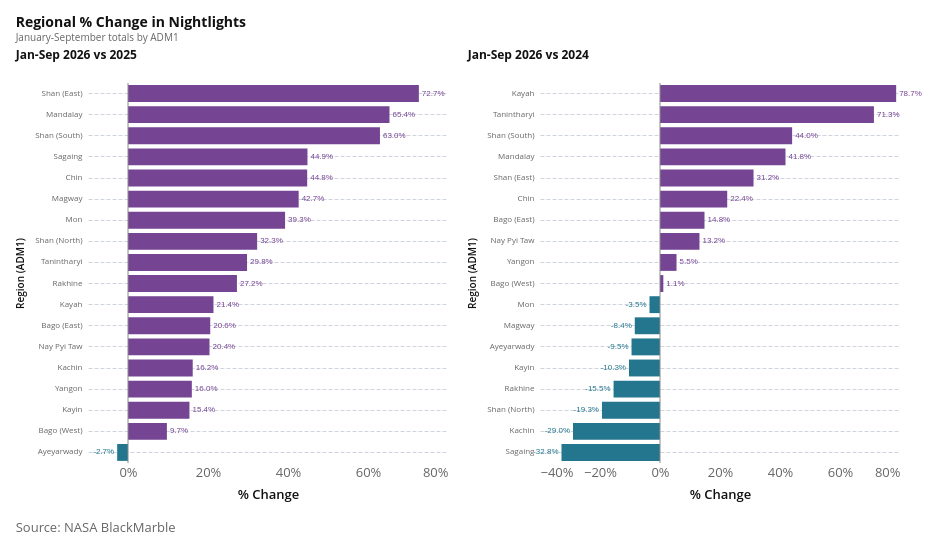

Write notebook code for a chart like this one.
### Markdown cell above
### 3.1 Quarterly Trends in Nightlights in Regions

### Code cell
# Fig 3.2: Regional % Change in Nightlights
REPORT_MAX_MONTH = max_month


def regional_ntl_change_data(df, year1, year2, value_col):
    grouped = (
        df.assign(
            date=lambda d: pd.to_datetime(d["date"]),
            year=lambda d: pd.to_datetime(d["date"]).dt.year,
            month=lambda d: pd.to_datetime(d["date"]).dt.month,
        )
        .query("month <= @REPORT_MAX_MONTH and year in [@year1, @year2]")
        .groupby(["ADM1_EN", "year"], as_index=False)
        .agg(ntl_value=(value_col, "sum"))
        .pivot(index="ADM1_EN", columns="year", values="ntl_value")
        .reset_index()
        .rename(columns={year1: "previous_value", year2: "current_value"})
        .assign(
            previous_year=year1,
            current_year=year2,
            pct_change=lambda d: np.where(
                d["previous_value"] > 0,
                (d["current_value"] - d["previous_value"]) / d["previous_value"] * 100,
                np.nan,
            ),
            comparison=f"{report_period_label} {year2} vs {year1}",
            label=lambda d: d["pct_change"].map(lambda v: f"{v:.1f}%"),
        )
        .sort_values("pct_change", ascending=False)
    )
    return grouped


regional_total_2026_2025 = regional_ntl_change_data(
    ntl_monthly_adm1, prev_year, current_year, "ntl_sum"
)
regional_total_2026_2024 = regional_ntl_change_data(
    ntl_monthly_adm1, prev_year - 1, current_year, "ntl_sum"
)
regional_total_chart_data = pd.concat(
    [regional_total_2026_2025, regional_total_2026_2024], ignore_index=True
)
base = alt.Chart(regional_total_chart_data).encode(
    x=alt.X(
        "pct_change:Q",
        title="% Change",
        axis=alt.Axis(labelExpr="format(datum.value, '~g') + '%'"),
    ),
    y=alt.Y(
        "ADM1_EN:N",
        sort="-x",
        title="Region (ADM1)",
        axis=alt.Axis(labelFontSize=8, titleFontSize=10),
    ),
    color=alt.condition(
        alt.datum.pct_change >= 0, alt.value("#754493"), alt.value("#24768E")
    ),
    tooltip=[
        alt.Tooltip("ADM1_EN:N", title="Region"),
        alt.Tooltip("comparison:N", title="Comparison"),
        alt.Tooltip("pct_change:Q", format="+.1f", title="% Change"),
    ],
)
bars = base.mark_bar()
labels = base.mark_text(
    fontSize=8,
    color="#666666",
    align=alt.expr("datum.pct_change >= 0 ? 'left' : 'right'"),
    dx=alt.expr("datum.pct_change >= 0 ? 3 : -3"),
).encode(text="label:N")
zero = (
    alt.Chart(pd.DataFrame({"zero": [0]})).mark_rule(color="#8A8A8A").encode(x="zero:Q")
)
chart_2025 = (
    bars.transform_filter(
        alt.datum.comparison == f"{report_period_label} {current_year} vs {prev_year}"
    )
    + labels.transform_filter(
        alt.datum.comparison == f"{report_period_label} {current_year} vs {prev_year}"
    )
    + zero
).properties(
    width=360,
    height=380,
    title=alt.Title(
        text=f"{report_period_label} {current_year} vs {prev_year}",
        fontSize=12,
        anchor="start",
    ),
)
chart_2024 = (
    bars.transform_filter(
        alt.datum.comparison
        == f"{report_period_label} {current_year} vs {prev_year - 1}"
    )
    + labels.transform_filter(
        alt.datum.comparison
        == f"{report_period_label} {current_year} vs {prev_year - 1}"
    )
    + zero
).properties(
    width=360,
    height=380,
    title=alt.Title(
        text=f"{report_period_label} {current_year} vs {prev_year - 1}",
        fontSize=12,
        anchor="start",
    ),
)
chart = alt.hconcat(chart_2025, chart_2024).properties(
    title=alt.Title(
        text="Regional % Change in Nightlights",
        subtitle=f"{report_period_subtitle} totals by ADM1",
        fontSize=14,
        subtitleFontSize=10,
        anchor="start",
        offset=6,
    )
)
az.add_caption(chart, "Source: NASA BlackMarble")

### Figure 1 — Vega-Lite specification as saved in the notebook (floating-point values rounded to 4 significant figures)
{"config": {"background": "white", "padding": 15, "mark": {"tooltip": true}, "point": {"filled": true, "size": 60, "stroke": "white", "strokeWidth": 1}, "circle": {"filled": true, "stroke": "white", "strokeWidth": 1}, "square": {"filled": true, "stroke": "white", "strokeWidth": 1}, "line": {"strokeWidth": 4, "strokeCap": "round", "strokeJoin": "round"}, "bar": {"cornerRadiusEnd": 0}, "area": {"opacity": 0.7}, "arc": {"stroke": "white", "strokeWidth": 1}, "rect": {"stroke": "#8A969F", "strokeWidth": 0.5}, "geoshape": {"stroke": "#666666", "strokeWidth": 0.3, "strokeJoin": "round", "strokeCap": "round"}, "title": {"font": "Open Sans, sans-serif", "fontSize": 18, "fontWeight": 700, "lineHeight": 22, "color": "#111111", "anchor": "start", "offset": 21, "subtitleFont": "Open Sans, sans-serif", "subtitleFontSize": 15, "subtitleFontWeight": 400, "subtitleLineHeight": 18, "subtitleColor": "#666666", "subtitlePadding": 3}, "axis": {"domain": false, "grid": true, "gridColor": "#CED4DE", "gridDash": [4, 2], "gridWidth": 1, "labelFont": "Open Sans, sans-serif", "labelFontSize": 13, "labelFontWeight": 400, "labelColor": "#666666", "labelPadding": 3, "tickColor": "#CED4DE", "tickSize": 5, "tickCount": 5, "titleFont": "Open Sans, sans-serif", "titleFontSize": 13, "titleFontWeight": 600, "titleColor": "#111111", "titlePadding": 9}, "axisX": {"grid": false, "tickSize": 0, "labelAngle": 0}, "axisY": {"domain": false, "ticks": false, "gridColor": "#CED4DE", "gridDash": [4, 2], "gridWidth": 1}, "axisQuantitative": {"tickCount": 5}, "axisBand": {"labelPadding": 6, "tickSize": 0}, "axisTemporal": {"grid": false}, "legend": {"labelFont": "Open Sans, sans-serif", "labelFontSize": 13, "labelFontWeight": 600, "labelColor": "#111111", "titleFont": "Open Sans, sans-serif", "titleFontSize": 13, "titleFontWeight": 600, "titleColor": "#111111", "titlePadding": 3, "symbolSize": 196, "symbolStrokeWidth": 0, "padding": 15, "offset": 21, "columnPadding": 21, "orient": "bottom", "labelLimit": 200, "titleLimit": 200}, "view": {"stroke": null, "continuousWidth": 600, "continuousHeight": 400}, "range": {"category": ["#34A7F2", "#FF9800", "#664AB6", "#4EC2C0", "#F3578E", "#081079", "#0C7C68", "#AA0000", "#DDDA21"], "diverging": ["#920000", "#BD6126", "#E3A763", "#EFEFEF", "#80BDE7", "#3587C3", "#025288"], "heatmap": ["#E3F6FD", "#75CCEC", "#089BD4", "#0169A1", "#023B6F"], "ordinal": ["#E3F6FD", "#75CCEC", "#089BD4", "#0169A1", "#023B6F"], "ramp": ["#E3F6FD", "#75CCEC", "#089BD4", "#0169A1", "#023B6F"]}, "scale": {"bandPaddingInner": 0.2, "bandPaddingOuter": 0.1, "pointPadding": 0.5}, "header": {"labelFont": "Open Sans, sans-serif", "labelFontSize": 13, "labelFontWeight": 600, "labelColor": "#111111", "titleFont": "Open Sans, sans-serif", "titleFontSize": 15, "titleFontWeight": 600, "titleColor": "#111111"}, "concat": {"spacing": 18}, "facet": {"spacing": 18}, "selection": {"point": {"on": "click", "clear": "dblclick"}, "interval": {"mark": {"fill": "#0071BC", "fillOpacity": 0.15, "stroke": "#0071BC", "strokeWidth": 1}}}}, "vconcat": [{"hconcat": [{"layer": [{"mark": {"type": "bar"}, "encoding": {"color": {"condition": {"test": "(datum.pct_change >= 0)", "value": "#754493"}, "value": "#24768E"}, "tooltip": [{"field": "ADM1_EN", "title": "Region", "type": "nominal"}, {"field": "comparison", "title": "Comparison", "type": "nominal"}, {"field": "pct_change", "format": "+.1f", "title": "% Change", "type": "quantitative"}], "x": {"axis": {"labelExpr": "format(datum.value, '~g') + '%'"}, "field": "pct_change", "title": "% Change", "type": "quantitative"}, "y": {"axis": {"labelFontSize": 8, "titleFontSize": 10}, "field": "ADM1_EN", "sort": "-x", "title": "Region (ADM1)", "type": "nominal"}}, "transform": [{"filter": "(datum.comparison === 'Jan-Sep 2026 vs 2025')"}]}, {"mark": {"type": "text", "align": {"expr": "datum.pct_change >= 0 ? 'left' : 'right'"}, "color": "#666666", "dx": {"expr": "datum.pct_change >= 0 ? 3 : -3"}, "fontSize": 8}, "encoding": {"color": {"condition": {"test": "(datum.pct_change >= 0)", "value": "#754493"}, "value": "#24768E"}, "text": {"field": "label", "type": "nominal"}, "tooltip": [{"field": "ADM1_EN", "title": "Region", "type": "nominal"}, {"field": "comparison", "title": "Comparison", "type": "nominal"}, {"field": "pct_change", "format": "+.1f", "title": "% Change", "type": "quantitative"}], "x": {"axis": {"labelExpr": "format(datum.value, '~g') + '%'"}, "field": "pct_change", "title": "% Change", "type": "quantitative"}, "y": {"axis": {"labelFontSize": 8, "titleFontSize": 10}, "field": "ADM1_EN", "sort": "-x", "title": "Region (ADM1)", "type": "nominal"}}, "transform": [{"filter": "(datum.comparison === 'Jan-Sep 2026 vs 2025')"}]}, {"data": {"name": "data-42990c68f268a11fa16682fcd3437a6f"}, "mark": {"type": "rule", "color": "#8A8A8A"}, "encoding": {"x": {"field": "zero", "type": "quantitative"}}}], "height": 380, "title": {"text": "Jan-Sep 2026 vs 2025", "anchor": "start", "fontSize": 12}, "width": 360}, {"layer": [{"mark": {"type": "bar"}, "encoding": {"color": {"condition": {"test": "(datum.pct_change >= 0)", "value": "#754493"}, "value": "#24768E"}, "tooltip": [{"field": "ADM1_EN", "title": "Region", "type": "nominal"}, {"field": "comparison", "title": "Comparison", "type": "nominal"}, {"field": "pct_change", "format": "+.1f", "title": "% Change", "type": "quantitative"}], "x": {"axis": {"labelExpr": "format(datum.value, '~g') + '%'"}, "field": "pct_change", "title": "% Change", "type": "quantitative"}, "y": {"axis": {"labelFontSize": 8, "titleFontSize": 10}, "field": "ADM1_EN", "sort": "-x", "title": "Region (ADM1)", "type": "nominal"}}, "transform": [{"filter": "(datum.comparison === 'Jan-Sep 2026 vs 2024')"}]}, {"mark": {"type": "text", "align": {"expr": "datum.pct_change >= 0 ? 'left' : 'right'"}, "color": "#666666", "dx": {"expr": "datum.pct_change >= 0 ? 3 : -3"}, "fontSize": 8}, "encoding": {"color": {"condition": {"test": "(datum.pct_change >= 0)", "value": "#754493"}, "value": "#24768E"}, "text": {"field": "label", "type": "nominal"}, "tooltip": [{"field": "ADM1_EN", "title": "Region", "type": "nominal"}, {"field": "comparison", "title": "Comparison", "type": "nominal"}, {"field": "pct_change", "format": "+.1f", "title": "% Change", "type": "quantitative"}], "x": {"axis": {"labelExpr": "format(datum.value, '~g') + '%'"}, "field": "pct_change", "title": "% Change", "type": "quantitative"}, "y": {"axis": {"labelFontSize": 8, "titleFontSize": 10}, "field": "ADM1_EN", "sort": "-x", "title": "Region (ADM1)", "type": "nominal"}}, "transform": [{"filter": "(datum.comparison === 'Jan-Sep 2026 vs 2024')"}]}, {"data": {"name": "data-42990c68f268a11fa16682fcd3437a6f"}, "mark": {"type": "rule", "color": "#8A8A8A"}, "encoding": {"x": {"field": "zero", "type": "quantitative"}}}], "height": 380, "title": {"text": "Jan-Sep 2026 vs 2024", "anchor": "start", "fontSize": 12}, "width": 360}], "title": {"text": "Regional % Change in Nightlights", "anchor": "start", "fontSize": 14, "offset": 6, "subtitle": "January-September totals by ADM1", "subtitleFontSize": 10}}], "data": {"name": "data-22ec596a9448abe8299afee6eccd0777"}, "title": {"text": "Source: NASA BlackMarble", "anchor": "start", "color": "#666666", "font": "Open Sans, sans-serif", "fontSize": 13, "fontWeight": 400, "lineHeight": 20, "offset": 21, "orient": "bottom"}, "$schema": "https://vega.github.io/schema/vega-lite/v6.1.0.json", "datasets": {"data-22ec596a9448abe8299afee6eccd0777": [{"ADM1_EN": "Shan (East)", "previous_value": 144300.0, "current_value": 249300.0, "previous_year": 2025, "current_year": 2026, "pct_change": 72.72, "comparison": "Jan-Sep 2026 vs 2025", "label": "72.7%"}, {"ADM1_EN": "Mandalay", "previous_value": 327900.0, "current_value": 542200.0, "previous_year": 2025, "current_year": 2026, "pct_change": 65.37, "comparison": "Jan-Sep 2026 vs 2025", "label": "65.4%"}, {"ADM1_EN": "Shan (South)", "previous_value": 182300.0, "current_value": 297100.0, "previous_year": 2025, "current_year": 2026, "pct_change": 62.99, "comparison": "Jan-Sep 2026 vs 2025", "label": "63.0%"}, {"ADM1_EN": "Sagaing", "previous_value": 169700.0, "current_value": 245800.0, "previous_year": 2025, "current_year": 2026, "pct_change": 44.86, "comparison": "Jan-Sep 2026 vs 2025", "label": "44.9%"}, {"ADM1_EN": "Chin", "previous_value": 65200.0, "current_value": 94410.0, "previous_year": 2025, "current_year": 2026, "pct_change": 44.8, "comparison": "Jan-Sep 2026 vs 2025", "label": "44.8%"}, {"ADM1_EN": "Magway", "previous_value": 119000.0, "current_value": 169700.0, "previous_year": 2025, "current_year": 2026, "pct_change": 42.67, "comparison": "Jan-Sep 2026 vs 2025", "label": "42.7%"}, {"ADM1_EN": "Mon", "previous_value": 48070.0, "current_value": 66950.0, "previous_year": 2025, "current_year": 2026, "pct_change": 39.27, "comparison": "Jan-Sep 2026 vs 2025", "label": "39.3%"}, {"ADM1_EN": "Shan (North)", "previous_value": 147600.0, "current_value": 195300.0, "previous_year": 2025, "current_year": 2026, "pct_change": 32.29, "comparison": "Jan-Sep 2026 vs 2025", "label": "32.3%"}, {"ADM1_EN": "Tanintharyi", "previous_value": 80040.0, "current_value": 103900.0, "previous_year": 2025, "current_year": 2026, "pct_change": 29.76, "comparison": "Jan-Sep 2026 vs 2025", "label": "29.8%"}, {"ADM1_EN": "Rakhine", "previous_value": 48220.0, "current_value": 61360.0, "previous_year": 2025, "current_year": 2026, "pct_change": 27.24, "comparison": "Jan-Sep 2026 vs 2025", "label": "27.2%"}, {"ADM1_EN": "Kayah", "previous_value": 40220.0, "current_value": 48820.0, "previous_year": 2025, "current_year": 2026, "pct_change": 21.37, "comparison": "Jan-Sep 2026 vs 2025", "label": "21.4%"}, {"ADM1_EN": "Bago (East)", "previous_value": 108500.0, "current_value": 130800.0, "previous_year": 2025, "current_year": 2026, "pct_change": 20.56, "comparison": "Jan-Sep 2026 vs 2025", "label": "20.6%"}, {"ADM1_EN": "Nay Pyi Taw", "previous_value": 202900.0, "current_value": 244200.0, "previous_year": 2025, "current_year": 2026, "pct_change": 20.38, "comparison": "Jan-Sep 2026 vs 2025", "label": "20.4%"}, {"ADM1_EN": "Kachin", "previous_value": 129500.0, "current_value": 150400.0, "previous_year": 2025, "current_year": 2026, "pct_change": 16.18, "comparison": "Jan-Sep 2026 vs 2025", "label": "16.2%"}, {"ADM1_EN": "Yangon", "previous_value": 475100.0, "current_value": 550900.0, "previous_year": 2025, "current_year": 2026, "pct_change": 15.96, "comparison": "Jan-Sep 2026 vs 2025", "label": "16.0%"}, {"ADM1_EN": "Kayin", "previous_value": 64480.0, "current_value": 74390.0, "previous_year": 2025, "current_year": 2026, "pct_change": 15.36, "comparison": "Jan-Sep 2026 vs 2025", "label": "15.4%"}, {"ADM1_EN": "Bago (West)", "previous_value": 63230.0, "current_value": 69380.0, "previous_year": 2025, "current_year": 2026, "pct_change": 9.724, "comparison": "Jan-Sep 2026 vs 2025", "label": "9.7%"}, {"ADM1_EN": "Ayeyarwady", "previous_value": 92430.0, "current_value": 89930.0, "previous_year": 2025, "current_year": 2026, "pct_change": -2.707, "comparison": "Jan-Sep 2026 vs 2025", "label": "-2.7%"}, {"ADM1_EN": "Kayah", "previous_value": 27320.0, "current_value": 48820.0, "previous_year": 2024, "current_year": 2026, "pct_change": 78.72, "comparison": "Jan-Sep 2026 vs 2024", "label": "78.7%"}, {"ADM1_EN": "Tanintharyi", "previous_value": 60620.0, "current_value": 103900.0, "previous_year": 2024, "current_year": 2026, "pct_change": 71.31, "comparison": "Jan-Sep 2026 vs 2024", "label": "71.3%"}, {"ADM1_EN": "Shan (South)", "previous_value": 206200.0, "current_value": 297100.0, "previous_year": 2024, "current_year": 2026, "pct_change": 44.04, "comparison": "Jan-Sep 2026 vs 2024", "label": "44.0%"}, {"ADM1_EN": "Mandalay", "previous_value": 382300.0, "current_value": 542200.0, "previous_year": 2024, "current_year": 2026, "pct_change": 41.83, "comparison": "Jan-Sep 2026 vs 2024", "label": "41.8%"}, {"ADM1_EN": "Shan (East)", "previous_value": 190000.0, "current_value": 249300.0, "previous_year": 2024, "current_year": 2026, "pct_change": 31.18, "comparison": "Jan-Sep 2026 vs 2024", "label": "31.2%"}, {"ADM1_EN": "Chin", "previous_value": 77130.0, "current_value": 94410.0, "previous_year": 2024, "current_year": 2026, "pct_change": 22.41, "comparison": "Jan-Sep 2026 vs 2024", "label": "22.4%"}, {"ADM1_EN": "Bago (East)", "previous_value": 113900.0, "current_value": 130800.0, "previous_year": 2024, "current_year": 2026, "pct_change": 14.83, "comparison": "Jan-Sep 2026 vs 2024", "label": "14.8%"}, {"ADM1_EN": "Nay Pyi Taw", "previous_value": 215800.0, "current_value": 244200.0, "previous_year": 2024, "current_year": 2026, "pct_change": 13.16, "comparison": "Jan-Sep 2026 vs 2024", "label": "13.2%"}, {"ADM1_EN": "Yangon", "previous_value": 522100.0, "current_value": 550900.0, "previous_year": 2024, "current_year": 2026, "pct_change": 5.511, "comparison": "Jan-Sep 2026 vs 2024", "label": "5.5%"}, {"ADM1_EN": "Bago (West)", "previous_value": 68620.0, "current_value": 69380.0, "previous_year": 2024, "current_year": 2026, "pct_change": 1.108, "comparison": "Jan-Sep 2026 vs 2024", "label": "1.1%"}, {"ADM1_EN": "Mon", "previous_value": 69380.0, "current_value": 66950.0, "previous_year": 2024, "current_year": 2026, "pct_change": -3.5, "comparison": "Jan-Sep 2026 vs 2024", "label": "-3.5%"}, {"ADM1_EN": "Magway", "previous_value": 185300.0, "current_value": 169700.0, "previous_year": 2024, "current_year": 2026, "pct_change": -8.412, "comparison": "Jan-Sep 2026 vs 2024", "label": "-8.4%"}, {"ADM1_EN": "Ayeyarwady", "previous_value": 99360.0, "current_value": 89930.0, "previous_year": 2024, "current_year": 2026, "pct_change": -9.492, "comparison": "Jan-Sep 2026 vs 2024", "label": "-9.5%"}, {"ADM1_EN": "Kayin", "previous_value": 82980.0, "current_value": 74390.0, "previous_year": 2024, "current_year": 2026, "pct_change": -10.35, "comparison": "Jan-Sep 2026 vs 2024", "label": "-10.3%"}, {"ADM1_EN": "Rakhine", "previous_value": 72590.0, "current_value": 61360.0, "previous_year": 2024, "current_year": 2026, "pct_change": -15.48, "comparison": "Jan-Sep 2026 vs 2024", "label": "-15.5%"}, {"ADM1_EN": "Shan (North)", "previous_value": 242100.0, "current_value": 195300.0, "previous_year": 2024, "current_year": 2026, "pct_change": -19.34, "comparison": "Jan-Sep 2026 vs 2024", "label": "-19.3%"}, {"ADM1_EN": "Kachin", "previous_value": 211800.0, "current_value": 150400.0, "previous_year": 2024, "current_year": 2026, "pct_change": -29.0, "comparison": "Jan-Sep 2026 vs 2024", "label": "-29.0%"}, {"ADM1_EN": "Sagaing", "previous_value": 366000.0, "current_value": 245800.0, "previous_year": 2024, "current_year": 2026, "pct_change": -32.83, "comparison": "Jan-Sep 2026 vs 2024", "label": "-32.8%"}], "data-42990c68f268a11fa16682fcd3437a6f": [{"zero": 0}]}}
